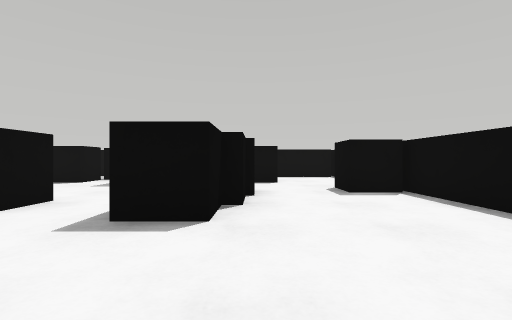
view 1 (above)

24 first-person views from a walk through a robot-simulator world made for Webots. The camera is 0.06 m above the floor, looks level and sees 85° across. The floor is counted in squares, 0.1 m on a side. Each view is taken from the middle of a square. On the plan, view 1 faces up. The plan holds only what a view shows up to about 9 squares ahead; the rest is blank. Robots are left out.

view 2
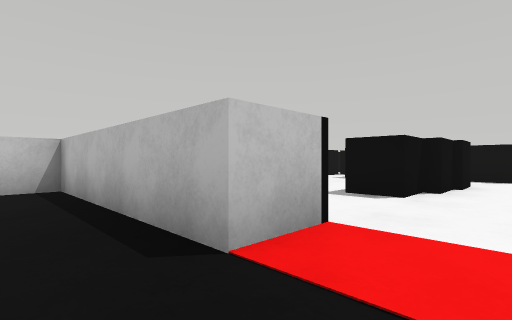

view 3
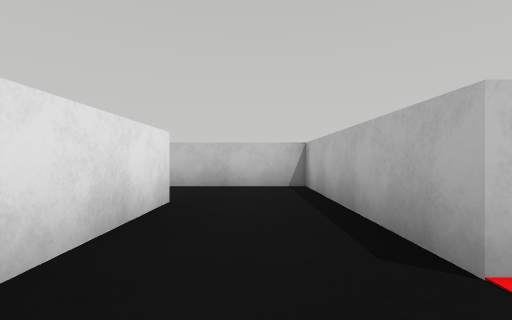

view 4
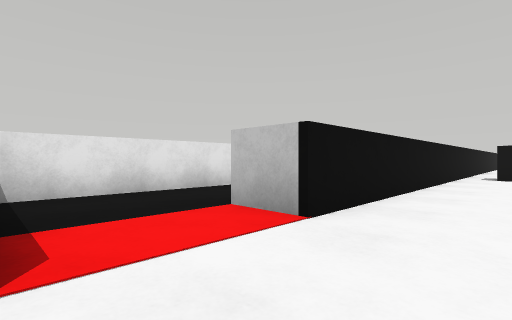

view 5
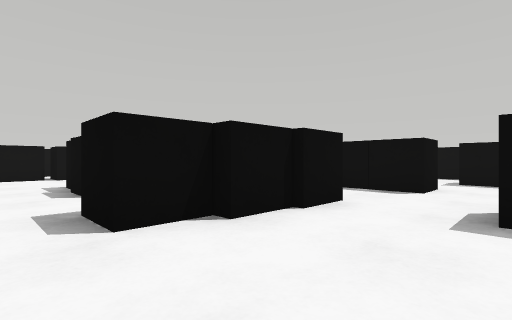

view 6
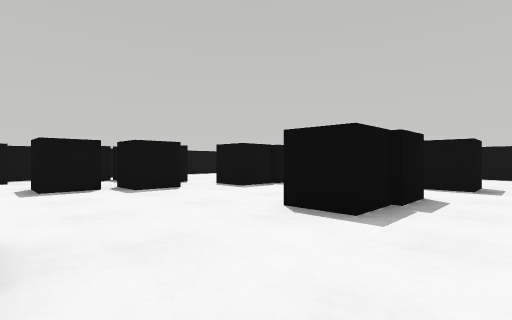

view 7
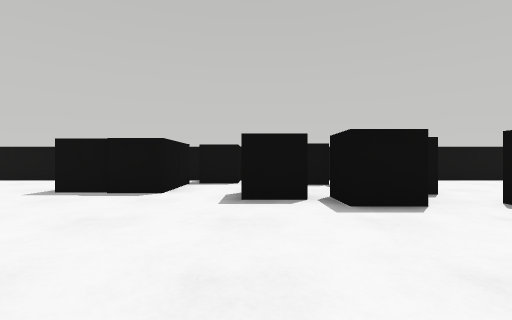

view 8
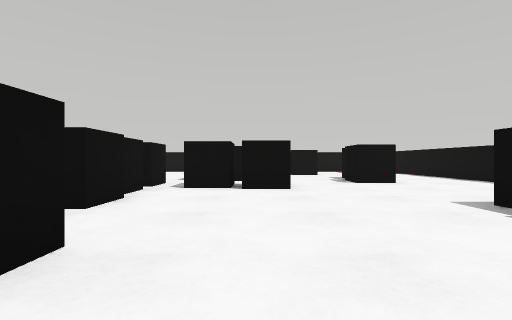

view 9
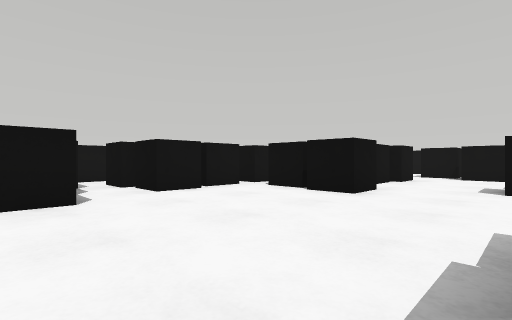

view 10
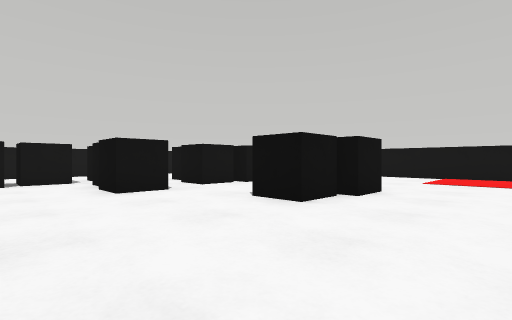

view 11
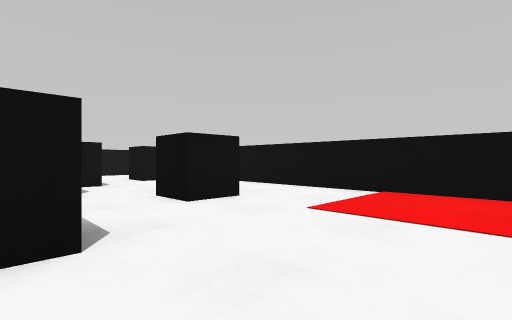

view 12
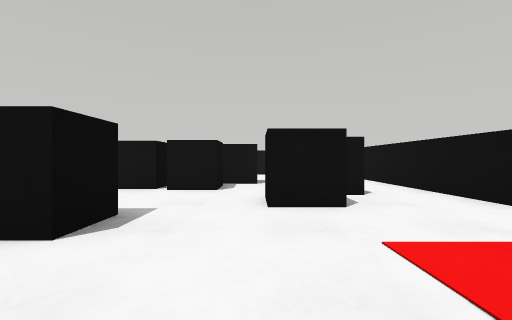

view 13
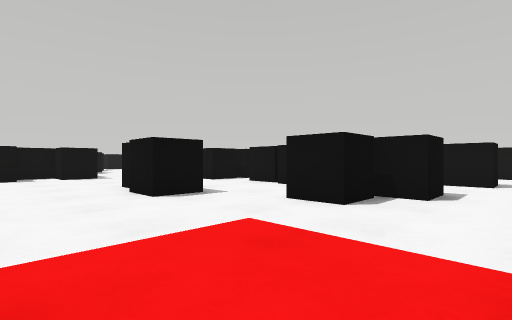

view 14
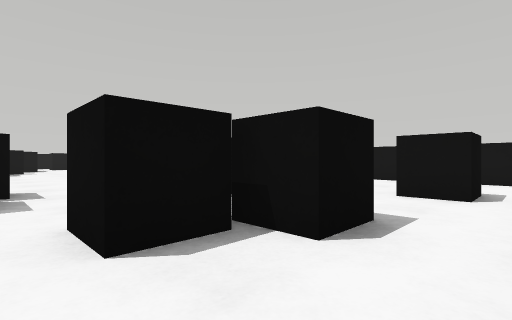

view 15
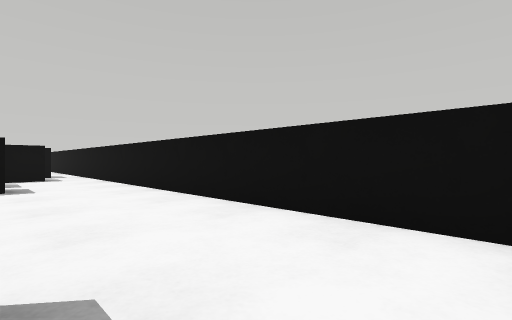

view 16
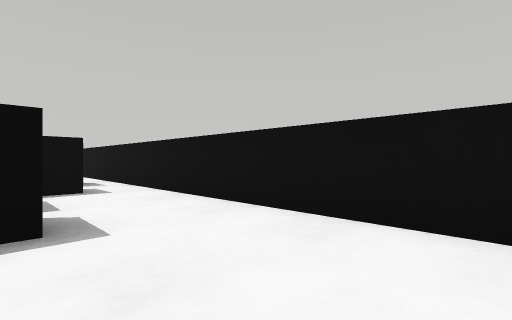

view 17
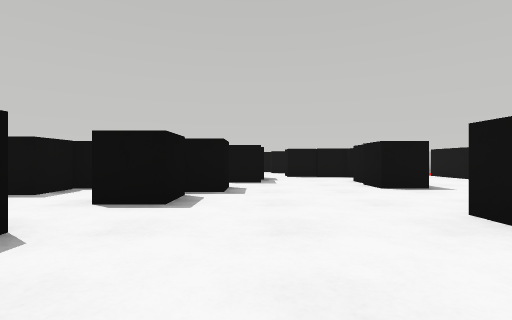

view 18
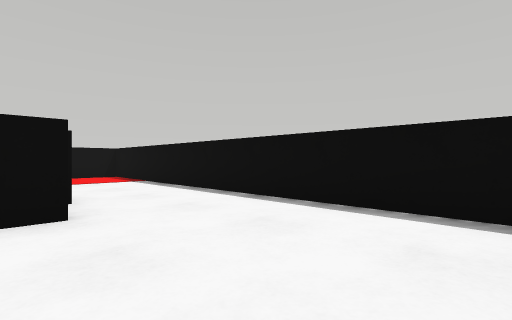

view 19
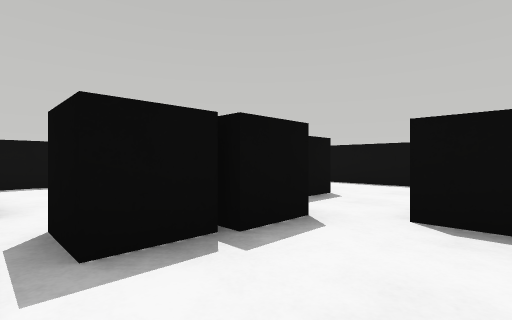

view 20
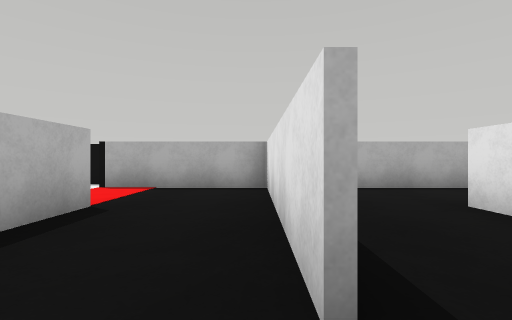

view 21
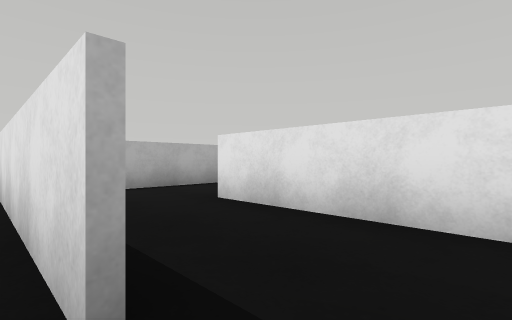

view 22
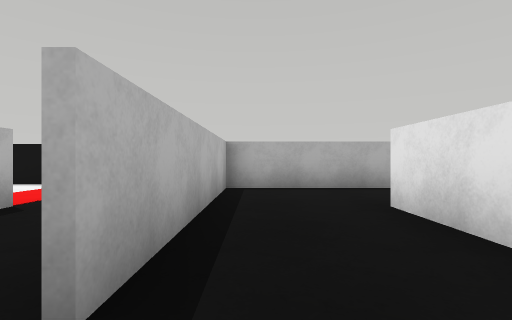

view 23
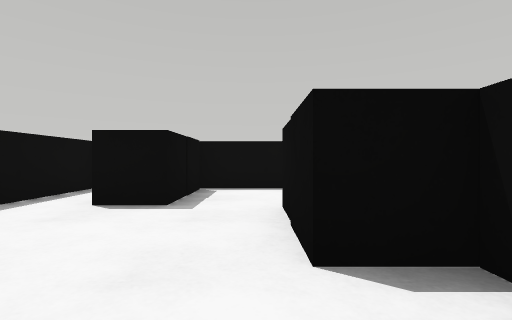

view 24
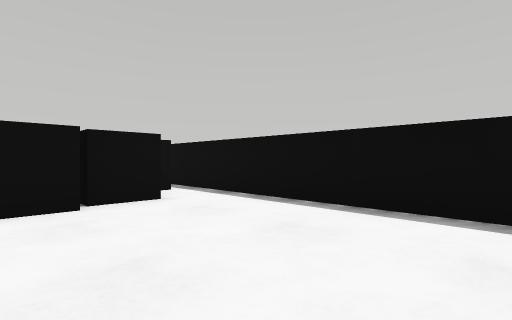

### Floor plan
Ten units are one square. View 1 is at (0, 0); x grows to the right and y downward. Boxes are objects, and circles mark ways between rooms. Rooms are numbered by the first view taken in them; rooms with no view inside come last. Other rooms are left out.
<svg viewBox="-218 -130 252 205">
<path fill="none" stroke="#000" d="M-31 32 19 32M-4 -4 -4 9 -54 9 -54 26M20 31 20 -4M-111 -124 -202 -124M-210 -4 -4 -4M-213 -119 -213 -34M29 -9 29 -102M29 -124 -90 -124M-40 57 -4 57M19 34 -31 34M20 66 20 31M-54 26 -54 40"/>
<rect x="-205" y="-45" width="10" height="20" fill="#bbb"><title>black box</title></rect>
<rect x="-205" y="-75" width="20" height="20" fill="#bbb"><title>black box</title></rect>
<rect x="-195" y="-85" width="20" height="20" fill="#bbb"><title>black box</title></rect>
<rect x="-185" y="-55" width="20" height="20" fill="#bbb"><title>black box</title></rect>
<rect x="-175" y="-65" width="20" height="20" fill="#bbb"><title>black box</title></rect>
<rect x="-165" y="-55" width="20" height="20" fill="#bbb"><title>black box</title></rect>
<rect x="-165" y="-105" width="10" height="20" fill="#bbb"><title>black box</title></rect>
<rect x="-155" y="-65" width="10" height="10" fill="#bbb"><title>black box</title></rect>
<rect x="-155" y="-95" width="10" height="10" fill="#bbb"><title>black box</title></rect>
<rect x="-145" y="-35" width="10" height="10" fill="#bbb"><title>black box</title></rect>
<rect x="-145" y="-55" width="20" height="10" fill="#bbb"><title>black box</title></rect>
<rect x="-145" y="-65" width="20" height="10" fill="#bbb"><title>black box</title></rect>
<rect x="-125" y="-35" width="10" height="10" fill="#bbb"><title>black box</title></rect>
<rect x="-115" y="-25" width="20" height="10" fill="#bbb"><title>black box</title></rect>
<rect x="-115" y="-45" width="10" height="20" fill="#bbb"><title>black box</title></rect>
<rect x="-105" y="-105" width="10" height="20" fill="#bbb"><title>black box</title></rect>
<rect x="-105" y="-125" width="10" height="20" fill="#bbb"><title>black box</title></rect>
<rect x="-95" y="-25" width="10" height="20" fill="#bbb"><title>black box</title></rect>
<rect x="-95" y="-35" width="20" height="10" fill="#bbb"><title>black box</title></rect>
<rect x="-95" y="-45" width="20" height="10" fill="#bbb"><title>black box</title></rect>
<rect x="-95" y="-95" width="10" height="10" fill="#bbb"><title>black box</title></rect>
<rect x="-95" y="-115" width="10" height="20" fill="#bbb"><title>black box</title></rect>
<rect x="-85" y="-125" width="10" height="20" fill="#bbb"><title>black box</title></rect>
<rect x="-75" y="-95" width="20" height="20" fill="#bbb"><title>black box</title></rect>
<rect x="-65" y="-125" width="20" height="20" fill="#bbb"><title>black box</title></rect>
<rect x="-55" y="-45" width="20" height="20" fill="#bbb"><title>black box</title></rect>
<rect x="-55" y="-85" width="10" height="10" fill="#bbb"><title>black box</title></rect>
<rect x="-55" y="-95" width="20" height="10" fill="#bbb"><title>black box</title></rect>
<rect x="-55" y="-115" width="20" height="20" fill="#bbb"><title>black box</title></rect>
<rect x="-35" y="-45" width="10" height="20" fill="#bbb"><title>black box</title></rect>
<rect x="-35" y="-85" width="10" height="20" fill="#bbb"><title>black box</title></rect>
<rect x="-25" y="-85" width="10" height="20" fill="#bbb"><title>black box</title></rect>
<rect x="-15" y="-45" width="10" height="20" fill="#bbb"><title>black box</title></rect>
<rect x="-15" y="-65" width="20" height="20" fill="#bbb"><title>black box</title></rect>
<rect x="-15" y="-85" width="10" height="10" fill="#bbb"><title>black box</title></rect>
<rect x="-5" y="-45" width="10" height="10" fill="#bbb"><title>black box</title></rect>
<rect x="-5" y="-85" width="10" height="10" fill="#bbb"><title>black box</title></rect>
<rect x="5" y="-115" width="10" height="20" fill="#bbb"><title>black box</title></rect>
<rect x="15" y="-65" width="10" height="10" fill="#bbb"><title>black box</title></rect>
<rect x="15" y="-115" width="10" height="20" fill="#bbb"><title>black box</title></rect>
<circle cx="5" cy="5" r="3" fill="#2a7"/>
<circle cx="-40" cy="30" r="3" fill="#2a7"/>
<text x="-10" y="20">1</text>
<text x="-100" y="-60">2</text>
<text x="-10" y="50">3</text>
</svg>
Room 1 opens to room 2. Room 1 opens to room 3.

Where each view was taken, in squares from view 1:
view 1: 0 up, 0 right, facing up
view 2: 2 down, 1 right, facing up-left
view 3: 2 down, 1 right, facing left
view 4: 2 up, 2 right, facing down-left
view 5: 2 up, 2 right, facing up-left
view 6: 2 up, 8 left, facing up-right
view 7: 4 up, 7 left, facing up
view 8: 6 up, 7 left, facing left
view 9: 9 up, 8 left, facing down-left
view 10: 12 up, 11 left, facing down-left
view 11: 12 up, 16 left, facing down-left
view 12: 12 up, 18 left, facing down
view 13: 12 up, 21 left, facing down-right
view 14: 9 up, 21 left, facing down-right
view 15: 3 up, 21 left, facing down-right
view 16: 3 up, 17 left, facing down-right
view 17: 7 up, 11 left, facing right
view 18: 9 up, 11 left, facing up-left
view 19: 5 up, 4 left, facing up-right
view 20: 3 down, 4 left, facing right
view 21: 3 down, 4 left, facing down-right
view 22: 4 down, 4 left, facing right
view 23: 9 up, 3 left, facing right
view 24: 9 up, 0 right, facing up-left
